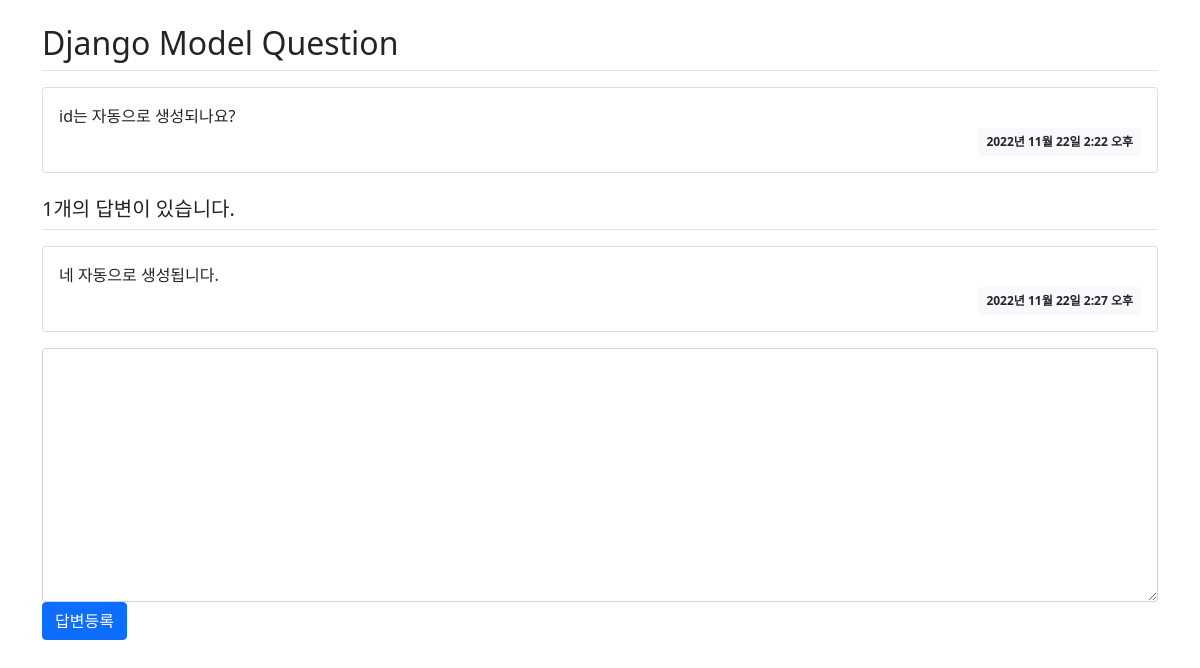
The page /pybo/2/ on the database as committed earlier.
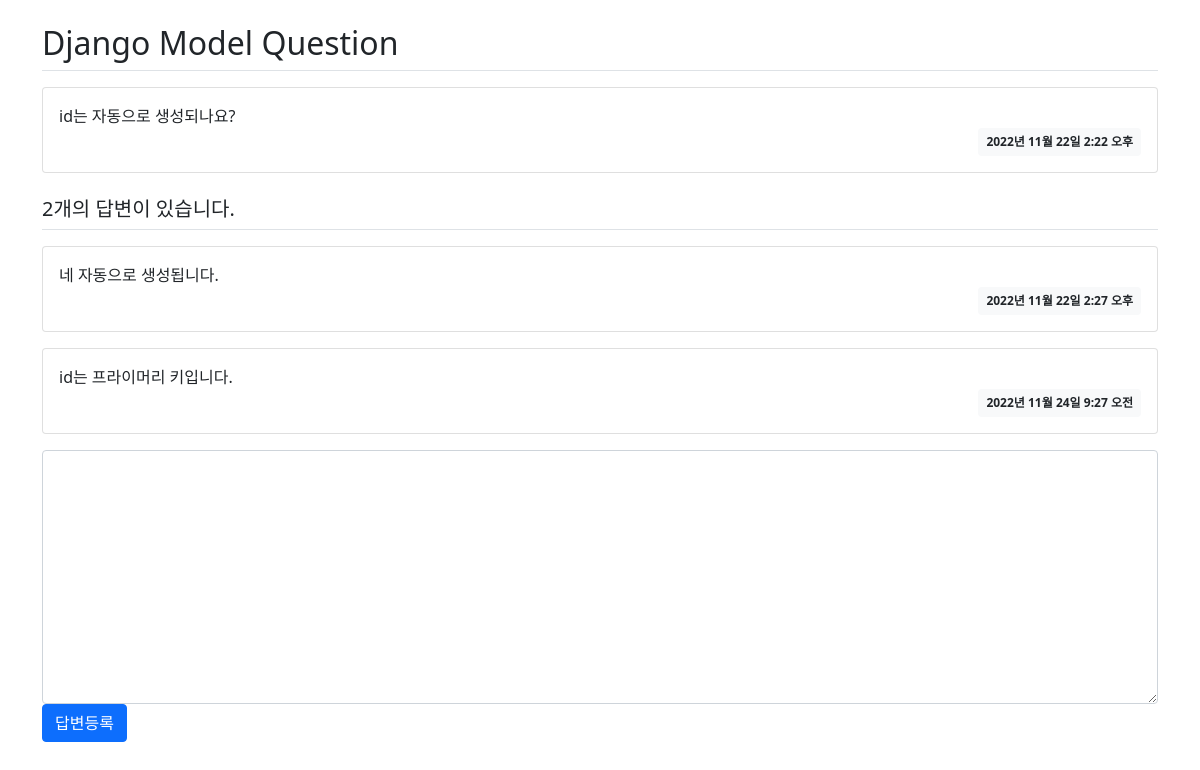
The same page on the database as committed later.
### pybo/models.py (models this page shows, shortened)
class Question(models.Model):
    subject = models.CharField(max_length=200)
    content = models.TextField()
    create_date = models.DateTimeField()

class Answer(models.Model):
    question = models.ForeignKey(Question, on_delete=models.CASCADE)
    content = models.TextField()
    create_date = models.DateTimeField()

### pybo/views.py (the view)
# urls.py: path('<int:question_id>/', views.detail, name= 'detail'),
def detail(request, question_id):
    question = get_object_or_404(Question, pk=question_id)
    context = {'question': question}
    return render(request, 'pybo/question_detail.html', context)

### templates/pybo/question_detail.html (shortened to what this page needs)
{% extends 'base.html' %}
{% block content %}
<div class="container my-3">
    <h2 class="border-bottom py-2">{{ question.subject }}</h2>
    <div class="card my-3">
        <div class="card-body">
            <div class="card-text" style="white-space: pre-line;">{{ question.content }}</div>
            <div class="d-flex justify-content-end">
                <div class="badge bg-light text-dark p-2">
                    {{ question.create_date }}
                </div>
            </div>
        </div>
    </div>
    <h5 class="border-bottom my-3 py-2">{{question.answer_set.count}}개의 답변이 있습니다.</h5>
    {% for answer in question.answer_set.all %}
    <div class="card my-3">
        <div class="card-body">
            <div class="card-text" style="white-space: pre-line;">{{ answer.content }}</div>
            <div class="d-flex justify-content-end">
                <div class="badge bg-light text-dark p-2">
                    {{ answer.create_date }}
                </div>
            </div>
        </div>
    </div>
    {% endfor %}
    <form action="{% url 'pybo:answer_create' question.id %}" method="post" class="my-3">
        <div class="form-group">
            <textarea name="content" id="content" class="form-control" rows="10"></textarea>
        </div>
        <input type="submit" value="답변등록" class="btn btn-primary">
    </form>
</div>
{% endblock %}

### templates/base.html (shortened to what this page needs)
{% load static %}
<!doctype html>
<html lang="ko">
<head>
    <link rel="stylesheet" type="text/css" href="{% static 'bootstrap.min.css' %}">
    <link rel="stylesheet" type="text/css" href="{% static 'style.css' %}">
</head>
<body>
{% block content %}
{% endblock %}
</body>
</html>

Rows that differ between the two databases and show on the page:
computed for Question "Django Model Question": answer_set.count "1" → "2"
added Answer: content "id는 프라이머리 키입니다.", create_date "2022년 11월 24일 9:27 오전"
